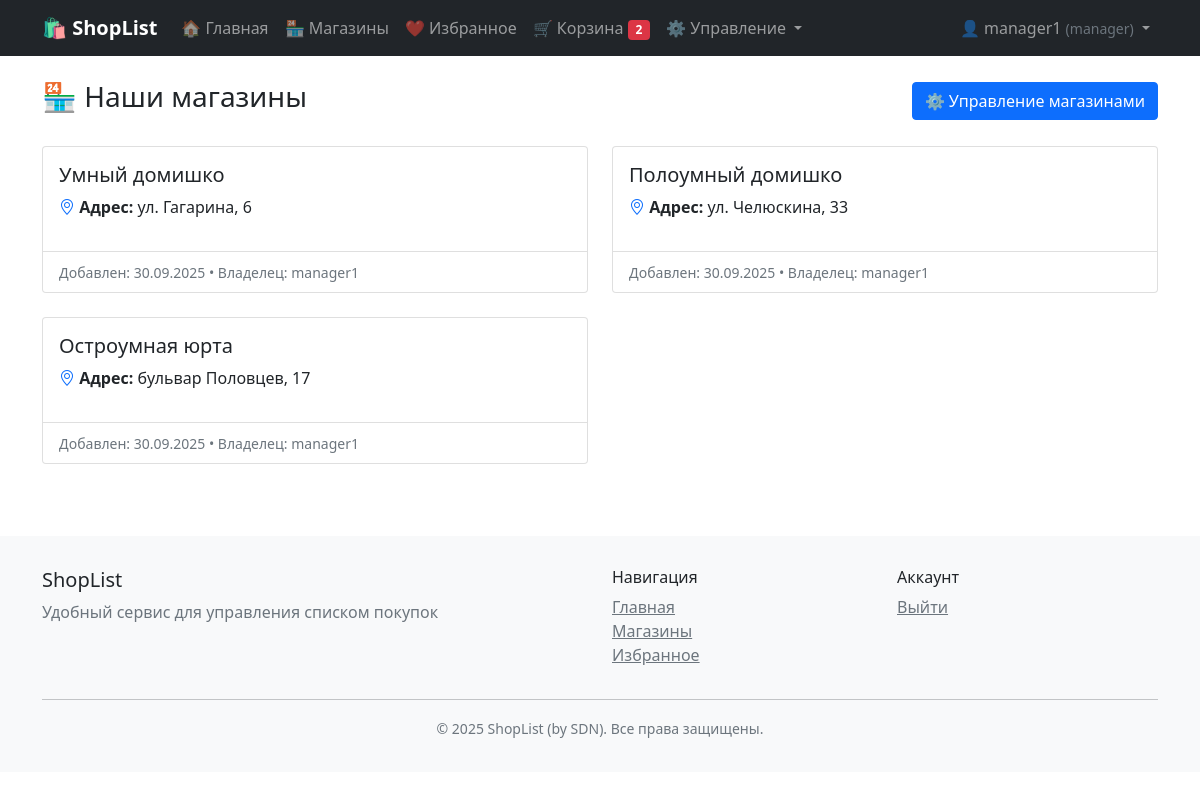
Page /shops/ (signed in) on the committed database.
### users/models.py (models this page shows, shortened)
class CustomUser(AbstractUser):
    ROLE_CHOICES = [
        ('user', 'Пользователь'),
        ('manager', 'Менеджер'),
        ('admin', 'Администратор'),
    ]
    role = models.CharField(
        max_length=20,
        choices=ROLE_CHOICES,
        default='user',
        verbose_name="Роль"
    )
    class Meta:
        verbose_name = "Пользователь"
        verbose_name_plural = "Пользователи"

### products/models.py (models this page shows, shortened)
class Shop(models.Model):
    name = models.CharField(max_length=200, verbose_name='Название магазина')
    address = models.TextField(verbose_name='Адрес')
    phone = models.CharField(max_length=20, blank=True, verbose_name='Телефон')
    opening_hours = models.CharField(max_length=100, blank=True, verbose_name='Часы работы')
    latitude = models.FloatField(null=True, blank=True, verbose_name='Широта')
    longitude = models.FloatField(null=True, blank=True, verbose_name='Долгота')
    owner = models.ForeignKey(settings.AUTH_USER_MODEL, on_delete=models.CASCADE, verbose_name='Владелец',
                              related_name='shops')
    created_at = models.DateTimeField(auto_now_add=True)
    class Meta:
        verbose_name = 'Магазин'
        verbose_name_plural = 'Магазины'

### products/views.py (the view)
# urls.py: path('shops/', views.shop_list, name='shop_list'),
def shop_list(request):
    shops = Shop.objects.all()
    return render(request, 'products/shop_list.html', {'shops': shops})

### products/models.py (called while the page is built)
    def total_items(self):
        return sum(item.quantity for item in self.items.all())

### templates/products/shop_list.html (shortened to what this page needs)
{% extends 'base.html' %}
{% block content %}
<div class="container mt-4">
    <div class="d-flex justify-content-between align-items-center mb-4">
        <h1 class="h3">🏪 Наши магазины</h1>
        {% if user.is_authenticated and user.role == 'manager' or user.role == 'admin' %}
        <a href="{% url 'shop_manage' %}" class="btn btn-primary">
            ⚙️ Управление магазинами
        </a>
        {% endif %}
    </div>
    {% if shops %}
    <div class="row">
        {% for shop in shops %}
        <div class="col-md-6 mb-4">
            <div class="card h-100">
                <div class="card-body">
                    <h5 class="card-title">{{ shop.name }}</h5>
                    <div class="mb-3">
                        <i class="bi bi-geo-alt text-primary"></i>
                        <strong>Адрес:</strong> {{ shop.address }}
                    </div>
                </div>
                <div class="card-footer bg-transparent">
                    <small class="text-muted">
                        Добавлен: {{ shop.created_at|date:"d.m.Y" }}
                        {% if shop.owner %}
                        • Владелец: {{ shop.owner.username }}
                        {% endif %}
                    </small>
                </div>
            </div>
        </div>
        {% endfor %}
    </div>
    {% endif %}
</div>
{% endblock %}

### templates/base.html (shortened to what this page needs)
<!DOCTYPE html>
<html lang="ru">
<head>
    <link href="https://cdn.jsdelivr.net/npm/bootstrap@5.1.3/dist/css/bootstrap.min.css" rel="stylesheet">
    <link rel="stylesheet" href="https://cdn.jsdelivr.net/npm/bootstrap-icons@1.7.2/font/bootstrap-icons.css">
</head>
<body>
    <nav class="navbar navbar-expand-lg navbar-dark bg-dark">
        <div class="container">
            <a class="navbar-brand" href="{% url 'product_list' %}">
                🛍️ ShopList
            </a>
            <div class="collapse navbar-collapse" id="navbarNav">
                <ul class="navbar-nav me-auto">
                    <li class="nav-item">
                        <a class="nav-link" href="{% url 'product_list' %}">
                            🏠 Главная
                        </a>
                    </li>
                    <li class="nav-item">
                        <a class="nav-link" href="{% url 'shop_list' %}">
                            🏪 Магазины
                        </a>
                    </li>
                    {% if user.is_authenticated %}
                    <li class="nav-item">
                        <a class="nav-link" href="{% url 'favorite_list' %}">
                            ❤️ Избранное
                        </a>
                    </li>
                    <li class="nav-item">
                        <a class="nav-link" href="{% url 'cart_view' %}">
                            🛒 Корзина
                            {% if user.is_authenticated %}
                                {% with user.cart.total_items as cart_count %}
                                    {% if cart_count > 0 %}
                                        <span class="badge bg-danger">{{ cart_count }}</span>
                                    {% endif %}
                                {% endwith %}
                            {% endif %}
                        </a>
                    </li>
                    {% if user.role == 'manager' or user.role == 'admin' %}
                    <li class="nav-item dropdown">
                        <a class="nav-link dropdown-toggle" href="#" id="navbarDropdown" role="button" data-bs-toggle="dropdown">
                            ⚙️ Управление
                        </a>
                    </li>
                    {% endif %}
                    {% endif %}
                </ul>
                <ul class="navbar-nav">
                    {% if user.is_authenticated %}
                    <li class="nav-item dropdown">
                        <a class="nav-link dropdown-toggle" href="#" id="userDropdown" role="button" data-bs-toggle="dropdown">
                            👤 {{ user.username }}
                            {% if user.role %}
                            <small class="text-muted">({{ user.role }})</small>
                            {% endif %}
                        </a>
                    </li>
                    {% endif %}
                </ul>
            </div>
        </div>
    </nav>
    <main>
        {% block content %}
        {% endblock %}
    </main>
    <footer class="footer mt-5">
        <div class="container">
            <div class="row">
                <div class="col-md-6">
                    <h5>ShopList</h5>
                    <p class="text-muted">Удобный сервис для управления списком покупок</p>
                </div>
                <div class="col-md-3">
                    <h6>Навигация</h6>
                    <ul class="list-unstyled">
                        <li><a href="{% url 'product_list' %}" class="text-muted">Главная</a></li>
                        <li><a href="{% url 'shop_list' %}" class="text-muted">Магазины</a></li>
                        {% if user.is_authenticated %}
                        <li><a href="{% url 'favorite_list' %}" class="text-muted">Избранное</a></li>
                        {% endif %}
                    </ul>
                </div>
                <div class="col-md-3">
                    <h6>Аккаунт</h6>
                    <ul class="list-unstyled">
                        {% if user.is_authenticated %}
                        <li><a href="{% url 'logout' %}" class="text-muted">Выйти</a></li>
                        {% else %}
                        <li><a href="{% url 'login' %}" class="text-muted">Войти</a></li>
                        <li><a href="{% url 'register' %}" class="text-muted">Регистрация</a></li>
                        {% endif %}
                    </ul>
                </div>
            </div>
            <hr>
            <div class="text-center text-muted">
                <small>&copy; 2025 ShopList (by SDN). Все права защищены.</small>
            </div>
        </div>
    </footer>
</body>
</html>

### templates/base.html (style rules this page uses)
.navbar-brand { font-weight: bold; }
.footer { background-color: #f8f9fa; padding: 2rem 0; margin-top: 3rem; }

### rows in the picture
CustomUser: username "manager1", role "manager"
Shop: name "Умный домишко", address "ул. Гагарина, 6", created_at "30.09.2025", owner.username "manager1"
Shop: name "Полоумный домишко", address "ул. Челюскина, 33", created_at "30.09.2025", owner.username "manager1"
Shop: name "Остроумная юрта", address "бульвар Половцев, 17", created_at "30.09.2025", owner.username "manager1"

### other values in the picture
{{ cart_count }} "2"
